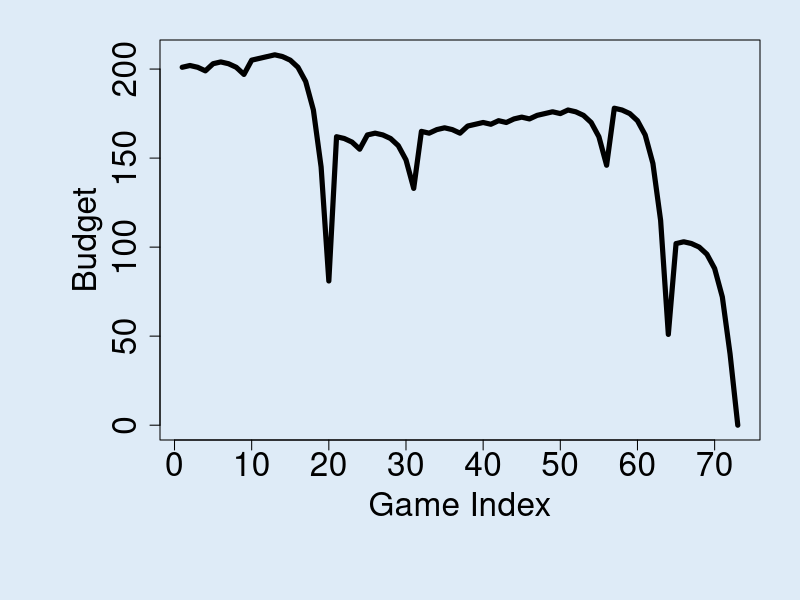
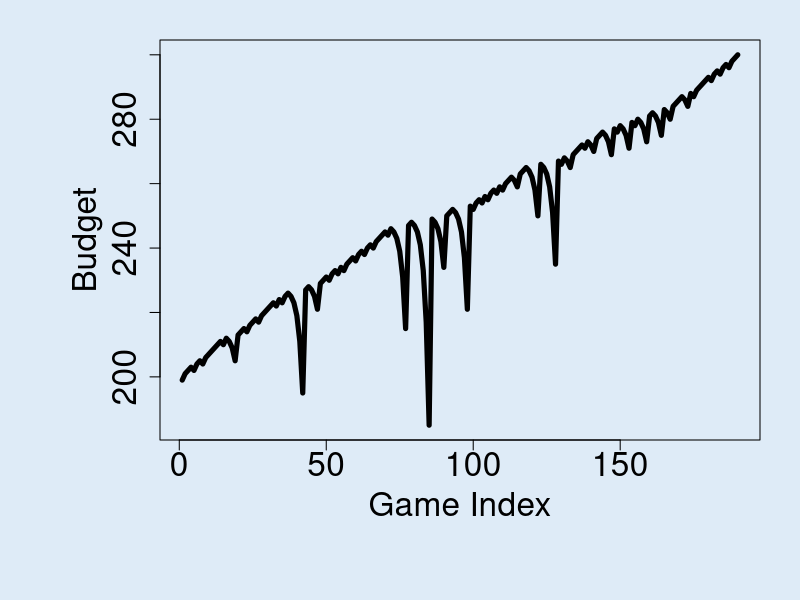

Write R code to recreate these figures, in order.
## ---- chunk 1
install.packages("dplyr")
## ---- chunk 2
single_spin <- function(){
  possible_outcomes <- c(rep("red",18), rep("black",18), rep("green",2))
  sample(possible_outcomes, 1)
}


martingale_wager <- function(
  previous_wager
  , previous_outcome
  , max_wager
  , current_budget
){
  if(previous_outcome == "red") return(1)
  min(2*previous_wager, max_wager, current_budget)
}

one_play <- function(previous_ledger_entry, max_wager){
  # Create a copy of the input object that will become the output object
  out <- previous_ledger_entry
  out[1, "game_index"] <- previous_ledger_entry[1, "game_index"] + 1
  out[1, "starting_budget"] <- previous_ledger_entry[1, "ending_budget"]
  out[1, "wager"] <- martingale_wager(
    previous_wager = previous_ledger_entry[1, "wager"]
    , previous_outcome = previous_ledger_entry[1, "outcome"]
    , max_wager = max_wager
    , current_budget = out[1, "starting_budget"]
  )
  out[1, "outcome"] <- single_spin()
  out[1, "ending_budget"] <- out[1, "starting_budget"] + 
    ifelse(out[1, "outcome"] == "red", +1, -1)*out[1, "wager"]
  return(out)
}

one_series <- function(
  max_games, starting_budget, winning_threshold, max_wager
){
  # Initialize ledger
  ledger <- data.frame(
      game_index = 0:max_games
    , starting_budget = NA_integer_
    , wager = NA_integer_
    , outcome = NA_character_
    , ending_budget = NA_integer_
  )
  ledger[1, "wager"] <- 1
  ledger[1, "outcome"] <- "red"
  ledger[1, "ending_budget"] <- starting_budget
  for(i in 2:nrow(ledger)){
    #browser()
    ledger[i,] <- one_play(ledger[i-1,], max_wager)
    if(stopping_rule(ledger[i,], winning_threshold)) break
  }
  # Return non-empty portion of ledger
  ledger[2:i, ]
}

stopping_rule <- function(
  ledger_entry
  , winning_threshold
){
  ending_budget <- ledger_entry[1, "ending_budget"]
  if(ending_budget <= 0) return(TRUE)
  if(ending_budget >= winning_threshold) return(TRUE)
  FALSE
}

profit <- function(ledger){
  n <- nrow(ledger)
  profit <- ledger[n, "ending_budget"] - ledger[1, "starting_budget"]
  return(profit)
}

require(magrittr)
require (dplyr)
svg(filename = "loser.svg", width=16, height =9)
par(cex.axis=2, cex.lab = 2, mar = c(8,8,2,2), bg = rgb(222, 235, 247, max = 255))
set.seed(1)
ledger <- one_series(200,200,300,500)
plot(ledger[,c(1,5)], type = "l", lwd = 5, xlab = "Game Index", ylab = "Budget")
dev.off()
profit(ledger)

as.numeric(count(na.omit(ledger,"game_index")))


svg(filename = "winner.svg", width=16, height =9)
par(cex.axis=2, cex.lab = 2, mar = c(8,8,2,2), bg = rgb(222, 235, 247, max = 255))
set.seed(2)
l2 <- one_series(200,200,300,500)
plot(l2[,c(1,5)], type = "l", lwd = 5, xlab = "Game Index", ylab = "Budget")
dev.off()
profit(l2)

as.numeric(count(na.omit(l2,"game_index")))

## ---- chunk 3
#average number of plays before stopping
runing_time <- rep(NA, 1000)
for(i in seq_along(runing_time)){
ledger <- one_series(1000,200,300,100)
runing_time[i] <-as.numeric(count(na.omit(ledger,"game_index")))
}

mean(runing_time)
